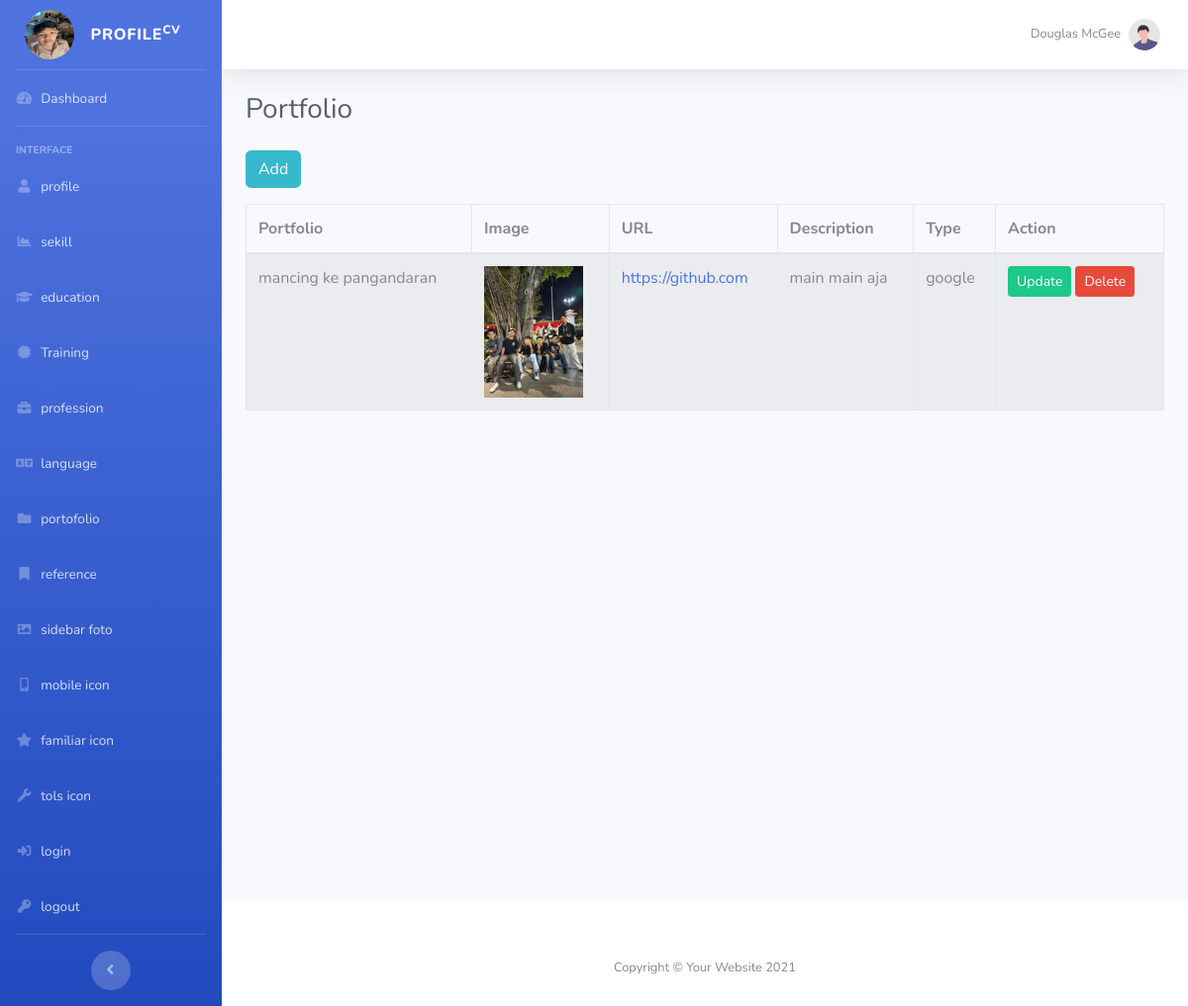
/tabel_portofolio.php (signed in), run on the app's committed database.
### tables this page shows
CREATE TABLE `portfolio` (
  `id_portfolio` int(11) NOT NULL,
  `judul_portfolio` varchar(256) NOT NULL,
  `img` varchar(200) NOT NULL,
  `link` varchar(100) NOT NULL,
  `deskripsi` text NOT NULL,
  `jenis` varchar(256) NOT NULL
);

### tabel_portofolio.php (the view, shortened to what this page needs)
<?php
include "connection.php";
$select_portfolio = mysqli_query($koneksi, "SELECT * FROM portfolio ORDER BY id_portfolio DESC");
include "header.php";
?>
<body id="page-top">
    <div id="wrapper">
        <?php include "sidebar.php"; ?>
        <div id="content-wrapper" class="d-flex flex-column">
            <div id="content">
                <?php include "topbar.php"; ?>
                <div class="container-fluid">
                    <div class="d-sm-flex align-items-center justify-content-between mb-4">
                        <h1 class="h3 mb-0 text-gray-800">Portfolio</h1>
                    </div>
                    <a href="form_portofolio.php" class="btn btn-info mb-3">
                        Add
                    </a>
                    <div class="table-responsive">
                        <table class="table table-bordered table-striped">
                            <thead>
                                <tr>
                                    <th>Portfolio</th>
                                    <th>Image</th>
                                    <th>URL</th>
                                    <th>Description</th>
                                    <th>Type</th>
                                    <th>Action</th>
                                </tr>
                            </thead>
                            <tbody>
                                <?php while ($tampil = mysqli_fetch_object($select_portfolio)) : ?>
                                    <tr>
                                        <td><?= $tampil->judul_portfolio; ?></td>
                                        <td>
                                            <?php if (!empty($tampil->img)) { ?>
                                                <img src="foto/<?= $tampil->img; ?>" width="100">
                                            <?php } ?>
                                        </td>
                                        <td>
                                            <a href="<?= $tampil->link; ?>" target="_blank">
                                                <?= $tampil->link; ?>
                                            </a>
                                        </td>
                                        <td><?= $tampil->deskripsi; ?></td>
                                        <td><?= $tampil->jenis; ?></td>
                                        <td>
                                            <a href="update_form_portofolio.php?id_portofolio=<?= $tampil->id_portofolio; ?>"
                                                class="btn btn-success btn-sm">
                                                Update
                                            </a>
                                            <a href="delete_portofolio.php?id_portofolio=<?= $tampil->id_portofolio; ?>"
                                                class="btn btn-danger btn-sm"
                                                onclick="return confirm('Yakin ingin menghapus data ini?')">
                                                Delete
                                            </a>
                                        </td>
                                    </tr>
                                <?php endwhile; ?>
                            </tbody>
                        </table>
                    </div>
                </div>
            </div>
            <?php include "footer.php"; ?>
        </div>
    </div>
</body>
</html>

### data on the page
portfolio: judul_portfolio "mancing ke pangandaran", img (picture), link "https://github.com", deskripsi "main main aja", jenis "google"
